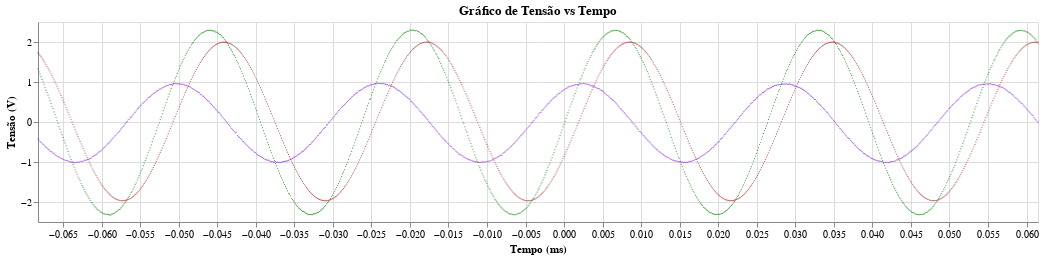
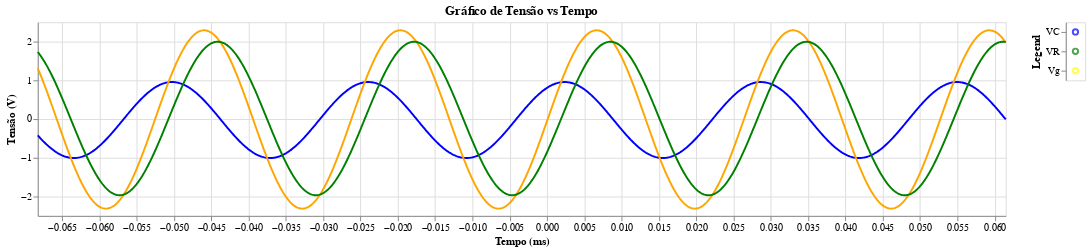

Notebook code for these charts, in order:
### Code cell
path = "datas/RL10.csv"
path_s = "results/RL/RL 38006/z RL - 38006.txt"
path_graph = "results/RL/RL 38006/graph.png"
path_regres = "results/RL/RL 38006/regres.png"
arg_1 = [2,200,3,0]
arg_2 = [2,200,3,0]
arg_vr = [2,200,2,0]
aj.save_datas(path,path_s,path_graph,path_regres,arg_1,arg_2, argvr=arg_vr)

### Figure 1 — Vega-Lite specification as saved in the notebook (floating-point values rounded to 4 significant figures; data arrays with more than 128 entries replaced by an {"elided": "..."} marker saying what was removed)
{"config": {"view": {"continuousWidth": 300, "continuousHeight": 300}}, "layer": [{"data": {"name": "data-bfee943256a92aa3608b5a96ad05966e"}, "mark": {"type": "circle", "color": "blueviolet", "size": 1.5}, "encoding": {"x": {"field": "Time(s)", "scale": {"domain": [-0.06825, 0.06149]}, "title": "Tempo (ms)", "type": "quantitative"}, "y": {"field": "CH2V", "title": "Tensão (V)", "type": "quantitative"}}, "title": "Gráfico de Tensão vs Tempo"}, {"data": {"name": "data-bfee943256a92aa3608b5a96ad05966e"}, "mark": {"type": "circle", "color": "green", "size": 1.5}, "encoding": {"x": {"field": "Time(s)", "scale": {"domain": [-0.06825, 0.06149]}, "title": "Tempo (ms)", "type": "quantitative"}, "y": {"field": "CH1V", "title": "Tensão (V)", "type": "quantitative"}}, "title": "Gráfico de Tensão vs Tempo"}, {"data": {"name": "data-d98eadb610574b0c4b1a9a4967f12b0e"}, "mark": {"type": "circle", "color": "brown", "size": 1.5}, "encoding": {"x": {"field": "Time(s)", "scale": {"domain": [-0.06825, 0.06149]}, "title": "Tempo (ms)", "type": "quantitative"}, "y": {"field": "U", "title": "Tensão (V)", "type": "quantitative"}}, "title": "Gráfico de Tensão vs Tempo"}], "height": 200, "width": 1000, "$schema": "https://vega.github.io/schema/vega-lite/v5.20.1.json", "datasets": {"data-bfee943256a92aa3608b5a96ad05966e": {"elided": "999 records"}, "data-d98eadb610574b0c4b1a9a4967f12b0e": {"elided": "999 records"}}}

### Figure 2 — Vega-Lite specification as saved in the notebook (floating-point values rounded to 4 significant figures; data arrays with more than 128 entries replaced by an {"elided": "..."} marker saying what was removed)
{"config": {"view": {"continuousWidth": 300, "continuousHeight": 300}}, "hconcat": [{"layer": [{"data": {"name": "data-3fa9034516a2f34a059c2bfce2bcd48d"}, "mark": {"type": "line", "color": "blue"}, "encoding": {"x": {"field": "Time(s)", "scale": {"domain": [-0.06825, 0.06149]}, "title": "Tempo (ms)", "type": "quantitative"}, "y": {"field": "CH2V", "title": "Tensão (V)", "type": "quantitative"}}, "title": "Gráfico de Tensão vs Tempo"}, {"data": {"name": "data-c9457db312790874e1ca51a730576400"}, "mark": {"type": "line", "color": "orange"}, "encoding": {"x": {"field": "Time(s)", "scale": {"domain": [-0.06825, 0.06149]}, "title": "Tempo (ms)", "type": "quantitative"}, "y": {"field": "CH1V", "title": "Tensão (V)", "type": "quantitative"}}, "title": "Gráfico de Tensão vs Tempo"}, {"data": {"name": "data-d8d2b646d571f61816e2dee677846143"}, "mark": {"type": "line", "color": "green"}, "encoding": {"x": {"field": "Time(s)", "scale": {"domain": [-0.06825, 0.06149]}, "title": "Tempo (ms)", "type": "quantitative"}, "y": {"field": "U", "title": "Tensão (V)", "type": "quantitative"}}, "title": "Gráfico de Tensão vs Tempo"}], "height": 200, "width": 1000}, {"data": {"name": "data-86a6f344ed55ecf08446f85bdc2cb8b7"}, "mark": {"type": "point"}, "encoding": {"color": {"field": "Color", "scale": null, "type": "nominal"}, "y": {"axis": {"title": "Legend"}, "field": "Category", "type": "nominal"}}}], "$schema": "https://vega.github.io/schema/vega-lite/v5.20.1.json", "datasets": {"data-3fa9034516a2f34a059c2bfce2bcd48d": {"elided": "1000 records"}, "data-c9457db312790874e1ca51a730576400": {"elided": "1000 records"}, "data-d8d2b646d571f61816e2dee677846143": {"elided": "1000 records"}, "data-86a6f344ed55ecf08446f85bdc2cb8b7": [{"Category": "VC", "Color": "blue"}, {"Category": "Vg", "Color": "yellow"}, {"Category": "VR", "Color": "green"}]}}
